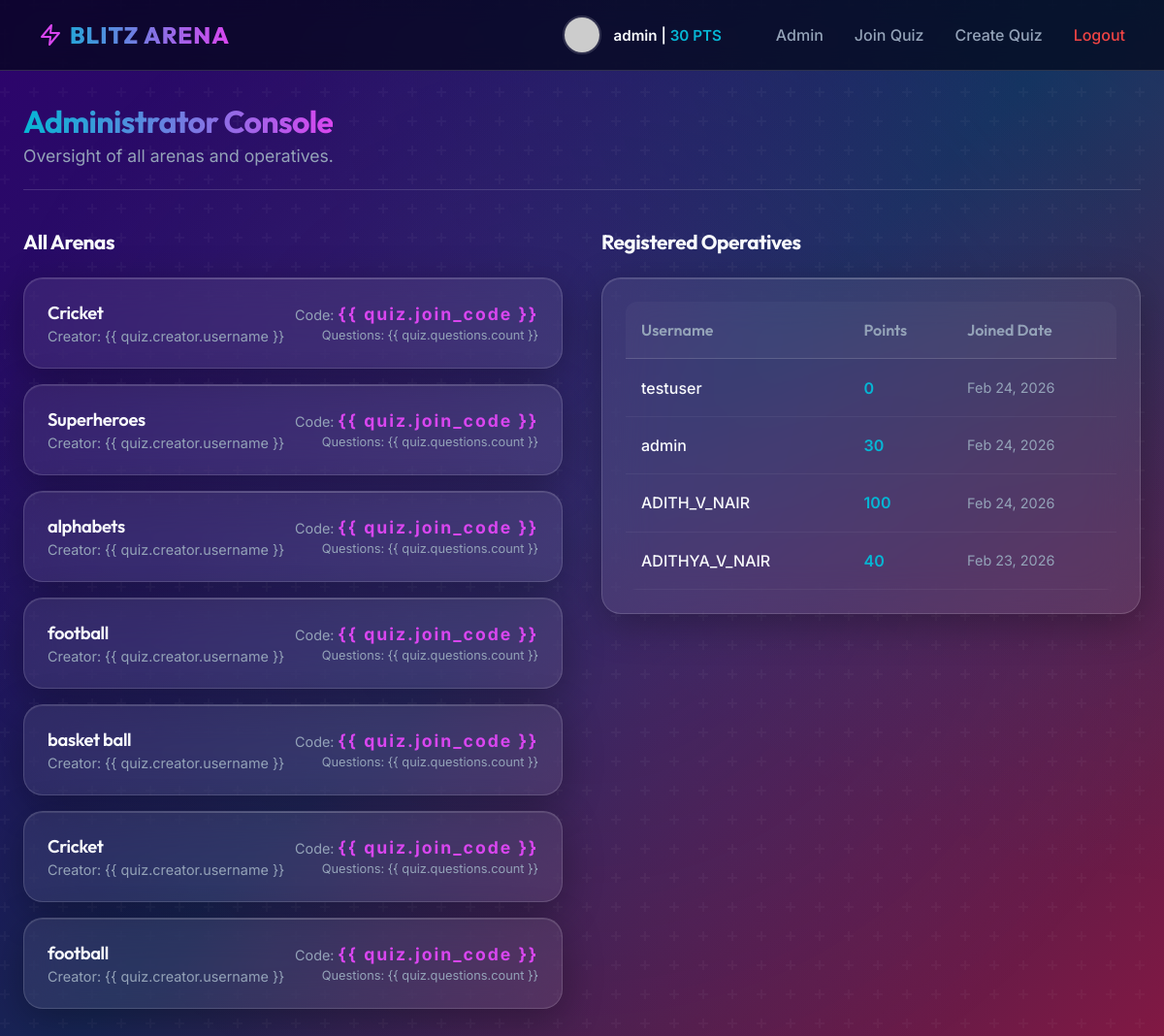
Page /admin_dashboard/ (signed in) on the committed database.
### app/models.py (models this page shows, shortened)
class UserProfile(AbstractUser):
    groups = models.ManyToManyField(
        'auth.Group',
        related_name='app_user_set',
        blank=True,
    )
    user_permissions = models.ManyToManyField(
        'auth.Permission',
        related_name='app_user_set',
        blank=True,
    )
    avatar = models.CharField(max_length=255, blank=True, null=True, default='avatar1.png')
    total_points = models.IntegerField(default=0)

class Quiz(models.Model):
    title = models.CharField(max_length=255)
    description = models.TextField(blank=True, null=True)
    creator = models.ForeignKey(UserProfile, on_delete=models.CASCADE, related_name='created_quizzes')
    join_code = models.CharField(max_length=6, unique=True, default=generate_join_code)
    created_at = models.DateTimeField(auto_now_add=True)

### app/views.py (the view)
# urls.py: path('admin_dashboard/', views.admin_dashboard, name='admin_dashboard'),
@user_passes_test(lambda u: u.is_staff)
def admin_dashboard(request):
    quizzes = Quiz.objects.all().order_by('-created_at')
    users = UserProfile.objects.all().order_by('-date_joined')
    return render(request, 'app/admin_dashboard.html', {
        'quizzes': quizzes,
        'users': users
    })

### app/templates/app/admin_dashboard.html
{% extends 'app/base.html' %}
{% block content %}
<div class="dashboard-header"
    style="margin-bottom: 2.5rem; border-bottom: 1px solid var(--glass-border); padding-bottom: 1.5rem;">
    <h1 class="text-gradient">Administrator Console</h1>
    <p style="color: var(--text-muted); font-size: 1.1rem; margin-top: 5px;">Oversight of all arenas and operatives.</p>
</div>
<div style="display: grid; grid-template-columns: 1fr 1fr; gap: 2.5rem;">
    <div>
        <h2 style="font-size: 1.3rem; margin-bottom: 1.5rem; color: var(--text-main);">All Arenas</h2>
        {% for quiz in quizzes %}
        <div class="glass-card" style="margin-bottom: 1rem; padding: 1.5rem;">
            <div style="display: flex; justify-content: space-between; align-items: center;">
                <div>
                    <h3 style="color: var(--text-main); font-size: 1.15rem; font-weight: 600;">{{ quiz.title }}</h3>
                    <p style="color: var(--text-muted); font-size: 0.9rem; margin-top: 4px;">Creator: {{
                        quiz.creator.username }}</p>
                </div>
                <div style="text-align: right;">
                    <p style="color: var(--text-muted); font-size: 0.9rem;">Code: <strong
                            style="color: var(--accent); letter-spacing: 2px; font-size: 1.1rem;">{{ quiz.join_code
                            }}</strong></p>
                    <p style="color: var(--text-muted); font-size: 0.8rem; margin-top: 4px;">Questions: {{
                        quiz.questions.count }}</p>
                </div>
            </div>
        </div>
        {% empty %}
        <div class="glass-card" style="text-align: center; padding: 2rem;">
            <p style="color: var(--text-muted);">No arenas exist yet.</p>
        </div>
        {% endfor %}
    </div>
    <div>
        <h2 style="font-size: 1.3rem; margin-bottom: 1.5rem; color: var(--text-main);">Registered Operatives</h2>
        <div class="glass-card" style="padding: 1.5rem;">
            <table class="elegant-table">
                <thead>
                    <tr>
                        <th>Username</th>
                        <th>Points</th>
                        <th>Joined Date</th>
                    </tr>
                </thead>
                <tbody>
                    {% for u in users %}
                    <tr>
                        <td style="font-weight: 500;">{{ u.username }}</td>
                        <td style="color: var(--accent-secondary); font-weight: 600;">{{ u.total_points }}</td>
                        <td style="color: var(--text-muted); font-size: 0.9rem;">{{ u.date_joined|date:"M d, Y" }}</td>
                    </tr>
                    {% empty %}
                    <tr>
                        <td colspan="3" style="text-align: center;">No operatives found.</td>
                    </tr>
                    {% endfor %}
                </tbody>
            </table>
        </div>
    </div>
</div>
{% endblock %}

### app/templates/app/base.html (shortened to what this page needs)
{% load static %}
<!DOCTYPE html>
<html lang="en">
<head>
    <link rel="stylesheet" href="{% static 'css/styles.css' %}">
</head>
<body>
    <nav class="navbar">
        <a href="{% url 'dashboard' %}" class="navbar-brand text-gradient">
            <svg width="24" height="24" viewBox="0 0 24 24" fill="none" stroke="currentColor" stroke-width="2"
                stroke-linecap="round" stroke-linejoin="round" style="color: var(--accent);">
                <polygon points="13 2 3 14 12 14 11 22 21 10 12 10 13 2"></polygon>
            </svg>
            BLITZ ARENA
        </a>
        <div class="nav-links">
            {% if user.is_authenticated %}
            <div class="flex-center" style="gap: 12px; margin-right: 1.5rem;">
                <img src="https://ui-avatars.com/api/?name={{ user.username }}&background=8b5cf6&color=fff&bold=true"
                    alt="Avatar" class="avatar-img">
                <span style="font-weight: 600; font-size: 0.95rem;">{{ user.username }} | <span
                        style="color: var(--accent-secondary);">{{ user.total_points }} PTS</span></span>
            </div>
            {% if user.is_staff %}
            <a href="{% url 'admin_dashboard' %}">Admin</a>
            {% endif %}
            <a href="{% url 'join_quiz' %}">Join Quiz</a>
            <a href="{% url 'create_quiz' %}">Create Quiz</a>
            <a href="{% url 'logout' %}" style="color: var(--error);">Logout</a>
            {% else %}
            <a href="{% url 'login' %}">Sign In</a>
            <a href="{% url 'register' %}" class="elegant-btn" style="padding: 0.5rem 1.5rem;">Sign Up</a>
            {% endif %}
        </div>
    </nav>
    <div class="container">
        {% block content %}
        {% endblock content %}
    </div>
</body>
</html>

### app/static/css/styles.css (style rules this page uses)
:root { --bg-color: #09090b; --bg-gradient: linear-gradient(135deg, #2e026d 0%, #172554 50%, #831843 100%); --glass-bg: rgba(255, 255, 255, 0.08); --glass-border: rgba(255, 255, 255, 0.15); --glass-glow: rgba(255, 255, 255, 0.05); --accent: #d946ef; --accent-glow: rgba(217, 70, 239, 0.4); --accent-secondary: #06b6d4; --text-main: #f8fafc; --text-muted: #94a3b8; --error: #ef4444; --font-heading: 'Outfit', sans-serif; --font-body: 'Inter', sans-serif; }
* { margin: 0; padding: 0; box-sizing: border-box; }
body { background-color: var(--bg-color); background-image: var(--bg-gradient); color: var(--text-main); font-family: var(--font-body); min-height: 100vh; display: flex; flex-direction: column; overflow-x: hidden; scroll-behavior: smooth; position: relative; }
body::before { content: ''; position: fixed; top: -50%; left: -50%; width: 200%; height: 200%; background: radial-gradient(circle at center, rgba(217, 70, 239, 0.15) 0%, transparent 40%), radial-gradient(circle at 80% 20%, rgba(6, 182, 212, 0.15) 0%, transparent 40%); z-index: -2; pointer-events: none; animation: rotateGradient 20s ease-in-out infinite alternate; }
body::after { content: ''; position: fixed; top: 0; left: 0; right: 0; bottom: 0; z-index: -1; pointer-events: none; }
h1, h2, h3, h4, h5, h6 { font-family: var(--font-heading); letter-spacing: -0.02em; font-weight: 700; }
.text-gradient { background: linear-gradient(to right, var(--accent-secondary), var(--accent)); -webkit-background-clip: text; background-clip: text; -webkit-text-fill-color: transparent; display: inline-block; }
.navbar { background: rgba(2, 6, 23, 0.7); backdrop-filter: blur(12px); border-bottom: 1px solid var(--glass-border); padding: 1rem 2.5rem; display: flex; justify-content: space-between; align-items: center; position: sticky; top: 0; z-index: 100; }
.navbar-brand { font-family: var(--font-heading); font-size: 1.5rem; font-weight: 800; color: var(--text-main); text-decoration: none; display: flex; align-items: center; gap: 8px; letter-spacing: 1px; }
.nav-links { display: flex; gap: 2rem; align-items: center; }
.nav-links a { color: var(--text-muted); text-decoration: none; font-weight: 500; font-size: 1rem; transition: all 0.3s ease; position: relative; }
.nav-links a::after { content: ''; position: absolute; bottom: -4px; left: 0; width: 0; height: 2px; background: var(--accent); transition: width 0.3s ease; }
.container { max-width: 1200px; margin: 2rem auto; padding: 0 1.5rem; flex-grow: 1; width: 100%; animation: fadeIn 0.8s ease-out; }
.glass-card { background: var(--glass-bg); backdrop-filter: blur(24px); -webkit-backdrop-filter: blur(24px); border: 1px solid var(--glass-border); border-radius: 20px; padding: 2.5rem; box-shadow: 0 10px 40px rgba(0, 0, 0, 0.3), inset 0 1px 0 rgba(255, 255, 255, 0.1); transition: transform 0.4s cubic-bezier(0.175, 0.885, 0.32, 1.275), box-shadow 0.4s ease, border-color 0.4s ease; position: relative; overflow: hidden; }
.glass-card::before { content: ""; position: absolute; top: 0; left: 0; right: 0; height: 1px; background: linear-gradient(90deg, transparent, rgba(255, 255, 255, 0.3), transparent); opacity: 0.5; }
.elegant-table { width: 100%; border-collapse: separate; border-spacing: 0; border-radius: 12px; overflow: hidden; }
.elegant-table th { background: rgba(255, 255, 255, 0.03); color: var(--text-muted); font-family: var(--font-heading); font-weight: 600; padding: 1.2rem 1rem; text-align: left; border-bottom: 1px solid var(--glass-border); }
.elegant-table td { padding: 1.2rem 1rem; border-bottom: 1px solid rgba(255, 255, 255, 0.05); transition: background 0.3s ease; }
.avatar-img { width: 40px; height: 40px; border-radius: 50%; object-fit: cover; border: 2px solid var(--glass-border); }
.flex-center { display: flex; align-items: center; justify-content: center; }

### rows in the picture
UserProfile: username "admin", total_points "30", date_joined "Feb 24, 2026"
Quiz: title "Cricket"
Quiz: title "Superheroes"
Quiz: title "alphabets"
Quiz: title "football"
Quiz: title "basket ball"
Quiz: title "Cricket"
Quiz: title "football"
UserProfile: username "testuser", total_points "0", date_joined "Feb 24, 2026"
UserProfile: username "ADITH_V_NAIR", total_points "100", date_joined "Feb 24, 2026"
UserProfile: username "ADITHYA_V_NAIR", total_points "40", date_joined "Feb 23, 2026"
